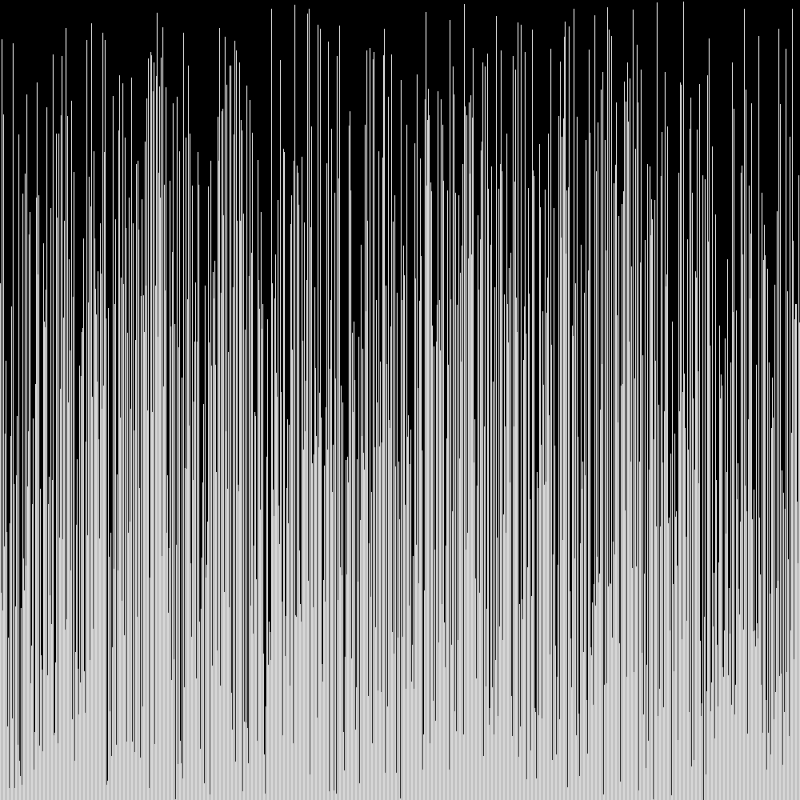
Frame 1 (no input)
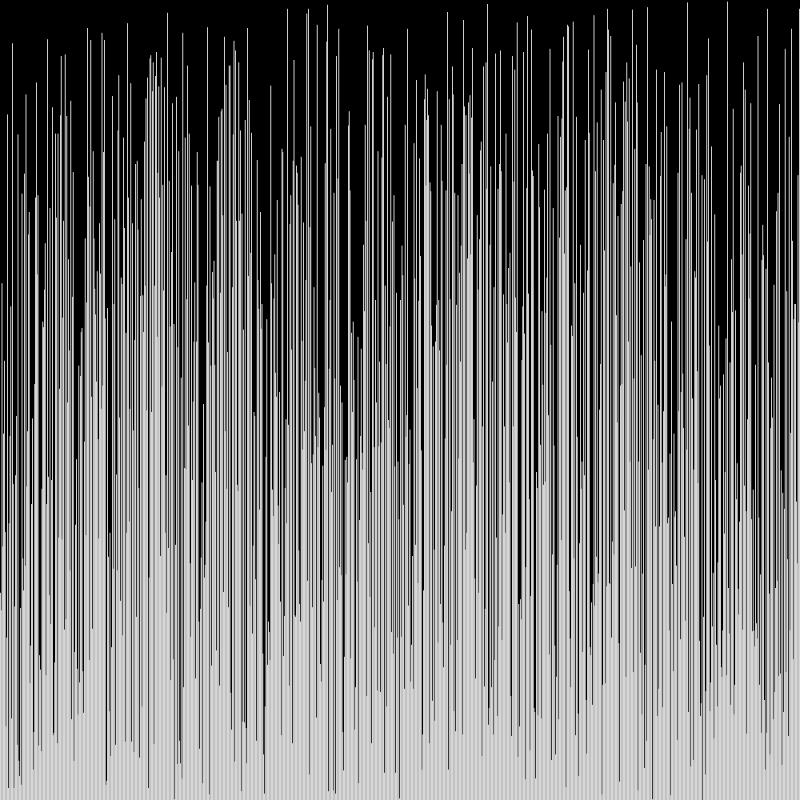
Frame 60 (the mouse pressed at the canvas centre just before this capture)
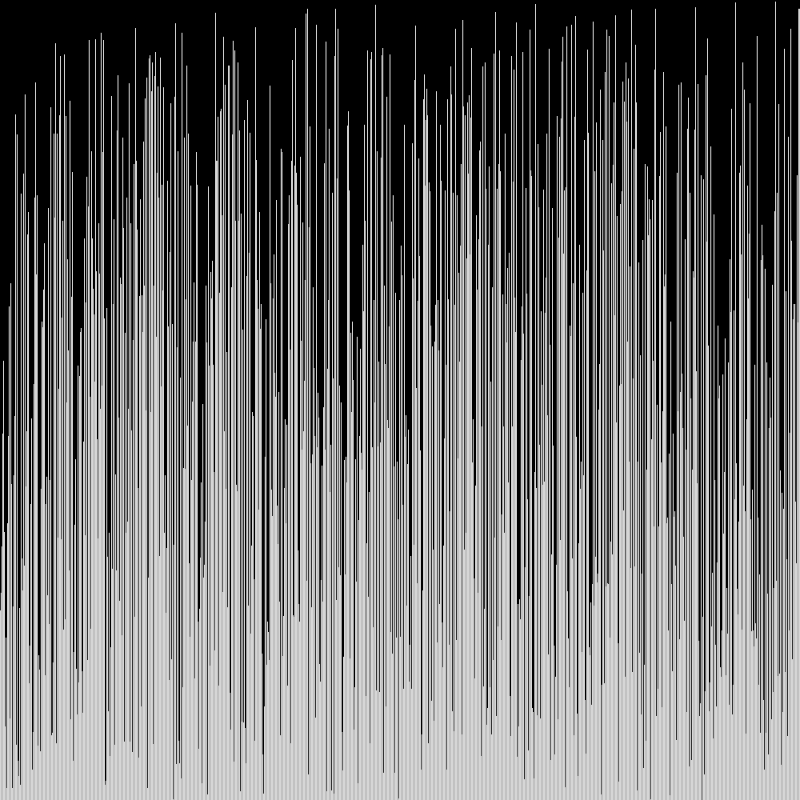
Frame 120 (the mouse held since frame 60 and released just before this capture)

The Processing sketch that drew these frames (run headless with seeded random() and noise(); from frame 60 on, the mouse is pressed at the canvas centre):

// Processing sketch: Bubble_sort_visualized
// ── Bubble_sort_visualized.pde
void setup()
{
  size(800, 800);
  frameRate(600);
  fill(255);
  noStroke();
  initializeArray();
}

final int size = 1000, indexNumber = 20;
int[] v = new int[size];
int[] index = new int[indexNumber];

void draw()
{
  background(0);
  displayRect();
  for (int i = 0; i < indexNumber; i++)
    if (index[i] < size - 1)
    {
      if (v[index[i]] > v[index[i] + 1])
      {
        int aux = v[index[i]];
        v[index[i]] = v[index[i] + 1];
        v[index[i] + 1] = aux;
      }
      index[i]++;
    } else
      index[i] = 0;
}

void initializeArray()
{
  for (int i = 0; i < size; i++)
    v[i] = (int)random(0, size);
  for(int i = 0; i < indexNumber; i++)
    index[i] = i * size / indexNumber;
}

void displayRect()
{
  float x = 0;
  for (int i = 0; i < size; i++)
  {
    rect(x, height, (float)width / size, -(float)height / size * v[i]);
    x += (float)width / size;
  }
}
